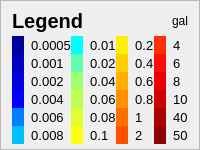
          <widget class="QFrame" name="legendFR">
           <property name="minimumSize">
            <size>
             <width>0</width>
             <height>150</height>
            </size>
           </property>
           <property name="maximumSize">
            <size>
             <width>16777215</width>
             <height>180</height>
            </size>
           </property>
           <property name="styleSheet">
            <string notr="true"/>
           </property>
           <property name="frameShape">
            <enum>QFrame::StyledPanel</enum>
           </property>
           <property name="frameShadow">
            <enum>QFrame::Plain</enum>
           </property>
           <layout class="QVBoxLayout" name="verticalLayout_3">
            <property name="spacing">
             <number>0</number>
            </property>
            <property name="topMargin">
             <number>5</number>
            </property>
            <property name="bottomMargin">
             <number>5</number>
            </property>
            <item>
             <layout class="QHBoxLayout" name="horizontalLayout">
              <item>
               <widget class="QLabel" name="label_6">
                <property name="maximumSize">
                 <size>
                  <width>16777215</width>
                  <height>30</height>
                 </size>
                </property>
                <property name="font">
                 <font>
                  <pointsize>15</pointsize>
                  <weight>75</weight>
                  <bold>true</bold>
                 </font>
                </property>
                <property name="text">
                 <string>Legend</string>
                </property>
               </widget>
              </item>
              <item>
               <widget class="QLabel" name="label_7">
                <property name="maximumSize">
                 <size>
                  <width>16777215</width>
                  <height>30</height>
                 </size>
                </property>
                <property name="text">
                 <string>gal</string>
                </property>
                <property name="alignment">
                 <set>Qt::AlignRight|Qt::AlignTrailing|Qt::AlignVCenter</set>
                </property>
               </widget>
              </item>
             </layout>
            </item>
            <item>
             <layout class="QGridLayout" name="gridLayout_2">
              <property name="spacing">
               <number>0</number>
              </property>
              <item row="5" column="7">
               <widget class="QLabel" name="label_16">
                <property name="font">
                 <font>
                  <pointsize>10</pointsize>
                 </font>
                </property>
                <property name="text">
                 <string>  50</string>
                </property>
               </widget>
              </item>
              <item row="1" column="1">
               <widget class="QLabel" name="label_48">
                <property name="font">
                 <font>
                  <pointsize>10</pointsize>
                 </font>
                </property>
                <property name="text">
                 <string>  0.001</string>
                </property>
               </widget>
              </item>
              <item row="4" column="6">
               <widget class="QLabel" name="label_21">
                <property name="maximumSize">
                 <size>
                  <width>20</width>
                  <height>16777215</height>
                 </size>
                </property>
                <property name="styleSheet">
                 <string notr="true">background-color: rgb(175, 0, 0);</string>
                </property>
                <property name="text">
                 <string/>
                </property>
               </widget>
              </item>
              <item row="2" column="4">
               <widget class="QLabel" name="label_31">
                <property name="maximumSize">
                 <size>
                  <width>20</width>
                  <height>16777215</height>
                 </size>
                </property>
                <property name="styleSheet">
                 <string notr="true">background-color: rgb(255, 175, 0);</string>
                </property>
                <property name="text">
                 <string/>
                </property>
               </widget>
              </item>
              <item row="5" column="4">
               <widget class="QLabel" name="label_34">
                <property name="maximumSize">
                 <size>
                  <width>20</width>
                  <height>16777215</height>
                 </size>
                </property>
                <property name="styleSheet">
                 <string notr="true">background-color: rgb(255, 81, 0);</string>
                </property>
                <property name="text">
                 <string/>
                </property>
               </widget>
              </item>
              <item row="1" column="3">
               <widget class="QLabel" name="label_36">
                <property name="font">
                 <font>
                  <pointsize>10</pointsize>
                 </font>
                </property>
                <property name="text">
                 <string>  0.02</string>
                </property>
               </widget>
              </item>
              <item row="4" column="2">
               <widget class="QLabel" name="label_43">
                <property name="maximumSize">
                 <size>
                  <width>20</width>
                  <height>16777215</height>
                 </size>
                </property>
                <property name="styleSheet">
                 <string notr="true">background-color: rgb(223, 255, 48);</string>
                </property>
                <property name="text">
                 <string/>
                </property>
               </widget>
              </item>
              <item row="3" column="2">
               <widget class="QLabel" name="label_41">
                <property name="maximumSize">
                 <size>
                  <width>20</width>
                  <height>16777215</height>
                 </size>
                </property>
                <property name="styleSheet">
                 <string notr="true">background-color: rgb(191, 255, 81);</string>
                </property>
                <property name="text">
                 <string/>
                </property>
               </widget>
              </item>
              <item row="3" column="6">
               <widget class="QLabel" name="label_20">
                <property name="maximumSize">
                 <size>
                  <width>20</width>
                  <height>16777215</height>
                 </size>
                </property>
                <property name="styleSheet">
                 <string notr="true">background-color: rgb(207, 0, 0);</string>
                </property>
                <property name="text">
                 <string/>
                </property>
               </widget>
              </item>
              <item row="0" column="7">
               <widget class="QLabel" name="label_8">
                <property name="font">
                 <font>
                  <pointsize>10</pointsize>
                 </font>
                </property>
                <property name="text">
                 <string>  4</string>
                </property>
               </widget>
              </item>
              <item row="3" column="3">
               <widget class="QLabel" name="label_42">
                <property name="font">
                 <font>
                  <pointsize>10</pointsize>
                 </font>
                </property>
                <property name="text">
                 <string>  0.06</string>
                </property>
               </widget>
              </item>
              <item row="2" column="5">
               <widget class="QLabel" name="label_25">
                <property name="font">
                 <font>
                  <pointsize>10</pointsize>
                 </font>
                </property>
                <property name="text">
                 <string>  0.6</string>
                </property>
               </widget>
              </item>
              <item row="4" column="1">
               <widget class="QLabel" name="label_51">
                <property name="font">
                 <font>
                  <pointsize>10</pointsize>
                 </font>
                </property>
                <property name="text">
                 <string>  0.006</string>
                </property>
               </widget>
              </item>
              <item row="0" column="3">
               <widget class="QLabel" name="label_35">
                <property name="font">
                 <font>
                  <pointsize>10</pointsize>
                 </font>
                </property>
                <property name="text">
                 <string>  0.01</string>
                </property>
               </widget>
              </item>
              <item row="0" column="6">
               <widget class="QLabel" name="label_17">
                <property name="maximumSize">
                 <size>
                  <width>20</width>
                  <height>16777215</height>
                 </size>
                </property>
                <property name="styleSheet">
                 <string notr="true">background-color: rgb(255, 48, 0);</string>
                </property>
                <property name="text">
                 <string/>
                </property>
               </widget>
              </item>
              <item row="5" column="6">
               <widget class="QLabel" name="label_22">
                <property name="maximumSize">
                 <size>
                  <width>20</width>
                  <height>16777215</height>
                 </size>
                </property>
                <property name="styleSheet">
                 <string notr="true">background-color: rgb(143, 0, 0);</string>
                </property>
                <property name="text">
                 <string/>
                </property>
               </widget>
              </item>
              <item row="0" column="2">
               <widget class="QLabel" name="label_37">
                <property name="maximumSize">
                 <size>
                  <width>20</width>
                  <height>16777215</height>
                 </size>
                </property>
                <property name="styleSheet">
                 <string notr="true">background-color: rgb(0, 255, 255);</string>
                </property>
                <property name="text">
                 <string/>
                </property>
               </widget>
              </item>
              <item row="0" column="4">
               <widget class="QLabel" name="label_29">
                <property name="maximumSize">
                 <size>
                  <width>20</width>
                  <height>16777215</height>
                 </size>
                </property>
                <property name="styleSheet">
                 <string notr="true">background-color: rgb(255, 239, 0);</string>
                </property>
                <property name="text">
                 <string/>
                </property>
               </widget>
              </item>
              <item row="2" column="7">
               <widget class="QLabel" name="label_13">
                <property name="font">
                 <font>
                  <pointsize>10</pointsize>
                 </font>
                </property>
                <property name="text">
                 <string>  8</string>
                </property>
               </widget>
              </item>
              <item row="4" column="3">
               <widget class="QLabel" name="label_44">
                <property name="font">
                 <font>
                  <pointsize>10</pointsize>
                 </font>
                </property>
                <property name="text">
                 <string>  0.08</string>
                </property>
               </widget>
              </item>
              <item row="3" column="4">
               <widget class="QLabel" name="label_32">
                <property name="maximumSize">
                 <size>
                  <width>20</width>
                  <height>16777215</height>
                 </size>
                </property>
                <property name="styleSheet">
                 <string notr="true">background-color: rgb(255, 143, 0);</string>
                </property>
                <property name="text">
                 <string/>
                </property>
               </widget>
              </item>
              <item row="3" column="5">
               <widget class="QLabel" name="label_26">
                <property name="font">
                 <font>
                  <pointsize>10</pointsize>
                 </font>
                </property>
                <property name="text">
                 <string>  0.8</string>
                </property>
               </widget>
              </item>
              <item row="0" column="5">
               <widget class="QLabel" name="label_23">
                <property name="font">
                 <font>
                  <pointsize>10</pointsize>
                 </font>
                </property>
                <property name="text">
                 <string>  0.2</string>
                </property>
               </widget>
              </item>
              <item row="5" column="3">
               <widget class="QLabel" name="label_46">
                <property name="font">
                 <font>
                  <pointsize>10</pointsize>
                 </font>
                </property>
                <property name="text">
                 <string>  0.1</string>
                </property>
               </widget>
              </item>
              <item row="4" column="5">
               <widget class="QLabel" name="label_27">
                <property name="font">
                 <font>
                  <pointsize>10</pointsize>
                 </font>
                </property>
                <property name="text">
                 <string>  1</string>
                </property>
               </widget>
              </item>
              <item row="4" column="7">
               <widget class="QLabel" name="label_15">
                <property name="font">
                 <font>
                  <pointsize>10</pointsize>
                 </font>
                </property>
                <property name="text">
                 <string>  40</string>
                </property>
               </widget>
              </item>
              <item row="3" column="7">
               <widget class="QLabel" name="label_14">
                <property name="font">
                 <font>
                  <pointsize>10</pointsize>
                 </font>
                </property>
                <property name="text">
                 <string>  10</string>
                </property>
               </widget>
              </item>
              <item row="2" column="6">
               <widget class="QLabel" name="label_19">
                <property name="maximumSize">
                 <size>
                  <width>20</width>
                  <height>16777215</height>
                 </size>
                </property>
                <property name="styleSheet">
                 <string notr="true">background-color: rgb(239, 0, 0);</string>
                </property>
                <property name="text">
                 <string/>
                </property>
               </widget>
              </item>
              <item row="2" column="1">
               <widget class="QLabel" name="label_49">
                <property name="font">
                 <font>
                  <pointsize>10</pointsize>
                 </font>
                </property>
                <property name="text">
                 <string>  0.002</string>
                </property>
               </widget>
              </item>
              <item row="3" column="1">
               <widget class="QLabel" name="label_50">
                <property name="font">
                 <font>
                  <pointsize>10</pointsize>
                 </font>
                </property>
                <property name="text">
                 <string>  0.004</string>
                </property>
               </widget>
              </item>
              <item row="1" column="7">
               <widget class="QLabel" name="label_12">
                <property name="font">
                 <font>
                  <pointsize>10</pointsize>
                 </font>
                </property>
                <property name="text">
                 <string>  6</string>
                </property>
               </widget>
              </item>
              <item row="2" column="3">
               <widget class="QLabel" name="label_40">
                <property name="font">
                 <font>
                  <pointsize>10</pointsize>
                 </font>
                </property>
                <property name="text">
                 <string>  0.04</string>
                </property>
               </widget>
              </item>
              <item row="1" column="5">
               <widget class="QLabel" name="label_24">
                <property name="font">
                 <font>
                  <pointsize>10</pointsize>
                 </font>
                </property>
                <property name="text">
                 <string>  0.4</string>
                </property>
               </widget>
              </item>
              <item row="0" column="1">
               <widget class="QLabel" name="label_47">
                <property name="font">
                 <font>
                  <pointsize>10</pointsize>
                 </font>
                </property>
                <property name="text">
                 <string>  0.0005</string>
                </property>
               </widget>
              </item>
              <item row="2" column="2">
               <widget class="QLabel" name="label_39">
                <property name="maximumSize">
                 <size>
                  <width>20</width>
                  <height>16777215</height>
                 </size>
                </property>
                <property name="styleSheet">
                 <string notr="true">background-color: rgb(159, 255, 111);</string>
                </property>
                <property name="text">
                 <string/>
                </property>
               </widget>
              </item>
              <item row="1" column="6">
               <widget class="QLabel" name="label_18">
                <property name="maximumSize">
                 <size>
                  <width>20</width>
                  <height>16777215</height>
                 </size>
                </property>
                <property name="styleSheet">
                 <string notr="true">background-color: rgb(255, 15, 0);</string>
                </property>
                <property name="text">
                 <string/>
                </property>
               </widget>
              </item>
              <item row="5" column="2">
               <widget class="QLabel" name="label_45">
                <property name="maximumSize">
                 <size>
                  <width>20</width>
                  <height>16777215</height>
                 </size>
                </property>
                <property name="styleSheet">
                 <string notr="true">background-color: rgb(255, 255, 15);</string>
                </property>
                <property name="text">
                 <string/>
                </property>
               </widget>
              </item>
              <item row="1" column="4">
               <widget class="QLabel" name="label_30">
                <property name="maximumSize">
                 <size>
                  <width>20</width>
                  <height>16777215</height>
                 </size>
                </property>
                <property name="styleSheet">
                 <string notr="true">background-color: rgb(255, 207, 0);</string>
                </property>
                <property name="text">
                 <string/>
                </property>
               </widget>
              </item>
              <item row="1" column="2">
               <widget class="QLabel" name="label_38">
                <property name="maximumSize">
                 <size>
                  <width>20</width>
                  <height>16777215</height>
                 </size>
                </property>
                <property name="styleSheet">
                 <string notr="true">background-color: rgb(95, 255, 175);</string>
                </property>
                <property name="text">
                 <string/>
                </property>
               </widget>
              </item>
              <item row="5" column="5">
               <widget class="QLabel" name="label_28">
                <property name="font">
                 <font>
                  <pointsize>10</pointsize>
                 </font>
                </property>
                <property name="text">
                 <string>  2</string>
                </property>
               </widget>
              </item>
              <item row="4" column="4">
               <widget class="QLabel" name="label_33">
                <property name="maximumSize">
                 <size>
                  <width>20</width>
                  <height>16777215</height>
                 </size>
                </property>
                <property name="styleSheet">
                 <string notr="true">background-color: rgb(255, 111, 0);</string>
                </property>
                <property name="text">
                 <string/>
                </property>
               </widget>
              </item>
              <item row="5" column="1">
               <widget class="QLabel" name="label_52">
                <property name="font">
                 <font>
                  <pointsize>10</pointsize>
                 </font>
                </property>
                <property name="text">
                 <string>  0.008</string>
                </property>
               </widget>
              </item>
              <item row="0" column="0">
               <widget class="QLabel" name="label_53">
                <property name="maximumSize">
                 <size>
                  <width>20</width>
                  <height>16777215</height>
                 </size>
                </property>
                <property name="styleSheet">
                 <string notr="true">background-color: rgb(0, 0, 159);</string>
                </property>
                <property name="text">
                 <string/>
                </property>
               </widget>
              </item>
              <item row="1" column="0">
               <widget class="QLabel" name="label_54">
                <property name="maximumSize">
                 <size>
                  <width>20</width>
                  <height>16777215</height>
                 </size>
                </property>
                <property name="styleSheet">
                 <string notr="true">background-color: rgb(0, 0, 191);</string>
                </property>
                <property name="text">
                 <string/>
                </property>
               </widget>
              </item>
              <item row="2" column="0">
               <widget class="QLabel" name="label_55">
                <property name="maximumSize">
                 <size>
                  <width>20</width>
                  <height>16777215</height>
                 </size>
                </property>
                <property name="styleSheet">
                 <string notr="true">background-color: rgb(0, 0, 223);</string>
                </property>
                <property name="text">
                 <string/>
                </property>
               </widget>
              </item>
              <item row="3" column="0">
               <widget class="QLabel" name="label_56">
                <property name="maximumSize">
                 <size>
                  <width>20</width>
                  <height>16777215</height>
                 </size>
                </property>
                <property name="styleSheet">
                 <string notr="true">background-color: rgb(0, 0, 255);</string>
                </property>
                <property name="text">
                 <string/>
                </property>
               </widget>
              </item>
              <item row="4" column="0">
               <widget class="QLabel" name="label_57">
                <property name="maximumSize">
                 <size>
                  <width>20</width>
                  <height>16777215</height>
                 </size>
                </property>
                <property name="styleSheet">
                 <string notr="true">background-color: rgb(0, 127, 255);</string>
                </property>
                <property name="text">
                 <string/>
                </property>
               </widget>
              </item>
              <item row="5" column="0">
               <widget class="QLabel" name="label_58">
                <property name="maximumSize">
                 <size>
                  <width>20</width>
                  <height>16777215</height>
                 </size>
                </property>
                <property name="styleSheet">
                 <string notr="true">background-color: rgb(0, 191, 255);</string>
                </property>
                <property name="text">
                 <string/>
                </property>
               </widget>
              </item>
             </layout>
            </item>
           </layout>
          </widget>
